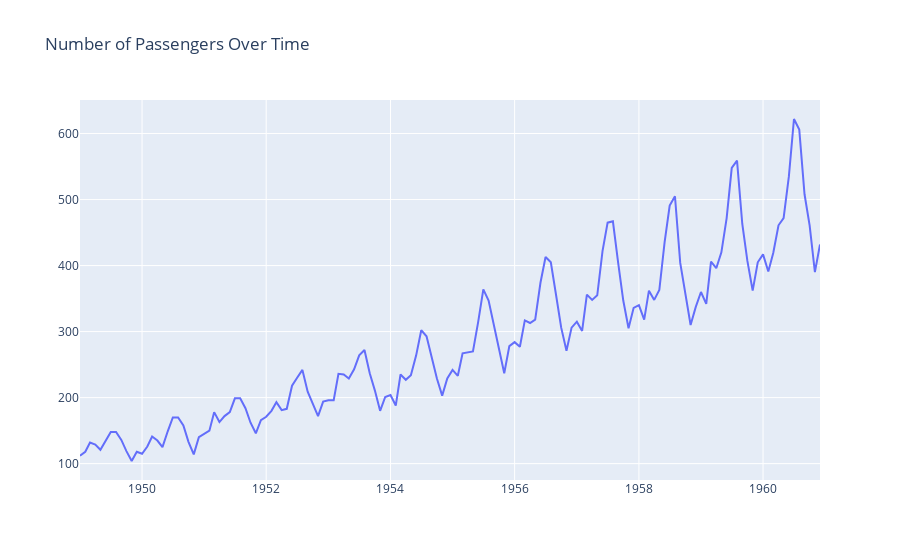
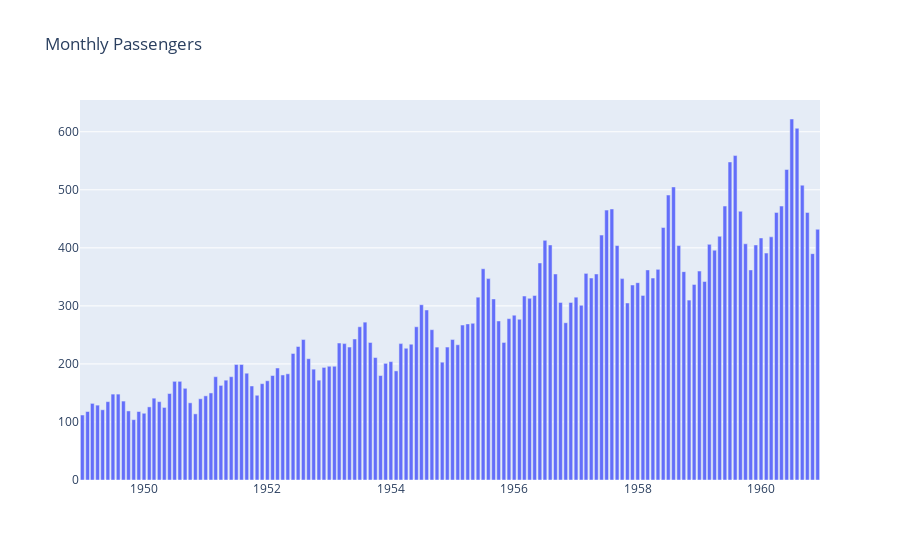
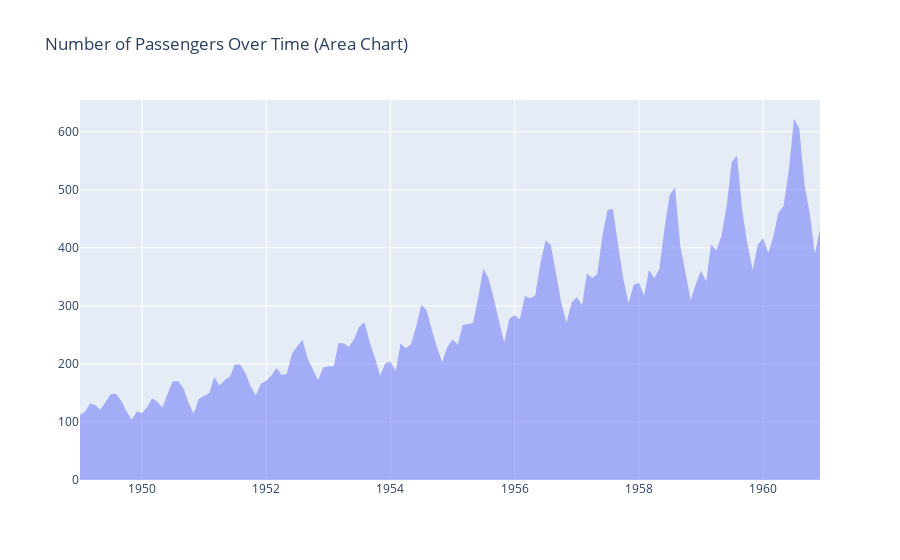

The cell these charts' notebook holds for them, in order:
### Code cell
#Replicate with Graph Objects

import plotly.graph_objects as go
import pandas as pd

#Defining data frame and read file

df = pd.read_csv("AirPassengers.csv")

# Line Plot
fig1 = go.Figure()
fig1.add_trace(go.Scatter(x=df['Month'], y=df['#Passengers'], mode='lines', name='#Passengers'))
fig1.update_layout(title='Number of Passengers Over Time')
fig1.show()

# Bar Chart
fig1 = go.Figure()
fig1.add_trace(go.Bar(x=df['Month'], y=df['#Passengers'], name='#Passengers'))
fig1.update_layout(title='Monthly Passengers')
fig1.show()

# Area Chart
fig1 = go.Figure()
fig1.add_trace(go.Scatter(x=df['Month'], y=df['#Passengers'], fill='tozeroy', mode='none', name='#Passeners'))
fig1.update_layout(title='Number of Passengers Over Time (Area Chart)')
fig1.show()

### Figure 1 — Plotly figure (JSON) as saved in the notebook; plotly's stock layout.template omitted (floating-point values rounded to 4 significant figures; data arrays with more than 128 entries replaced by an {"elided": "..."} marker saying what was removed)
{"data": [{"mode": "lines", "name": "#Passengers", "type": "scatter", "x": {"elided": "144 str values"}, "y": {"elided": "144 int values"}}], "layout": {"autosize": true, "title": {"text": "Number of Passengers Over Time"}, "xaxis": {"autorange": true, "range": ["1949-01-01", "1960-12-01"], "type": "date"}, "yaxis": {"autorange": true, "range": [75.22, 650.8], "type": "linear"}}}

### Figure 2 — Plotly figure (JSON) as saved in the notebook; plotly's stock layout.template omitted (floating-point values rounded to 4 significant figures; data arrays with more than 128 entries replaced by an {"elided": "..."} marker saying what was removed)
{"data": [{"name": "#Passengers", "type": "bar", "x": {"elided": "144 str values"}, "y": {"elided": "144 int values"}}], "layout": {"autosize": true, "title": {"text": "Monthly Passengers"}, "xaxis": {"autorange": true, "range": ["1948-12-18", "1960-12-15"], "type": "date"}, "yaxis": {"autorange": true, "range": [0, 654.7], "type": "linear"}}}

### Figure 3 — Plotly figure (JSON) as saved in the notebook; plotly's stock layout.template omitted (floating-point values rounded to 4 significant figures; data arrays with more than 128 entries replaced by an {"elided": "..."} marker saying what was removed)
{"data": [{"fill": "tozeroy", "mode": "none", "name": "#Passeners", "type": "scatter", "x": {"elided": "144 str values"}, "y": {"elided": "144 int values"}}], "layout": {"autosize": true, "title": {"text": "Number of Passengers Over Time (Area Chart)"}, "xaxis": {"autorange": true, "range": ["1949-01-01", "1960-12-01"], "type": "date"}, "yaxis": {"autorange": true, "range": [0, 654.7], "type": "linear"}}}
